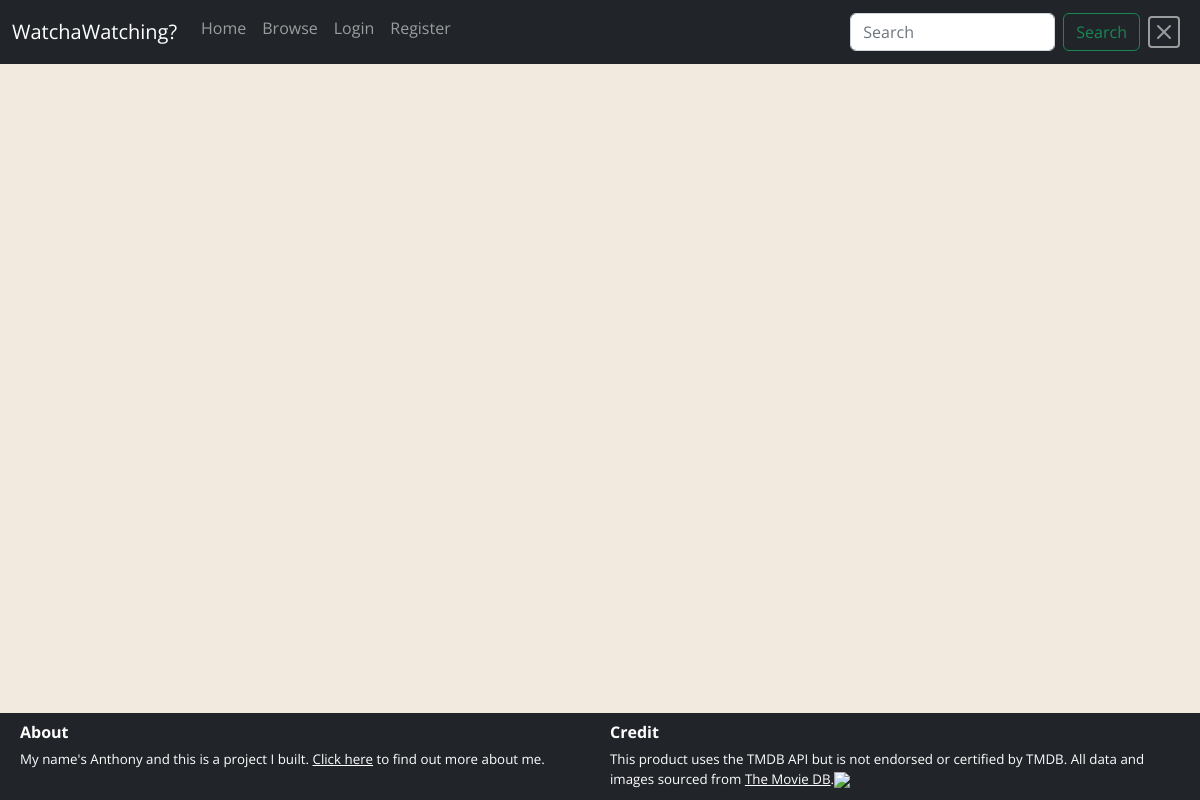
/watching/list/1/Test 1, run on an earlier commit of the app's database.
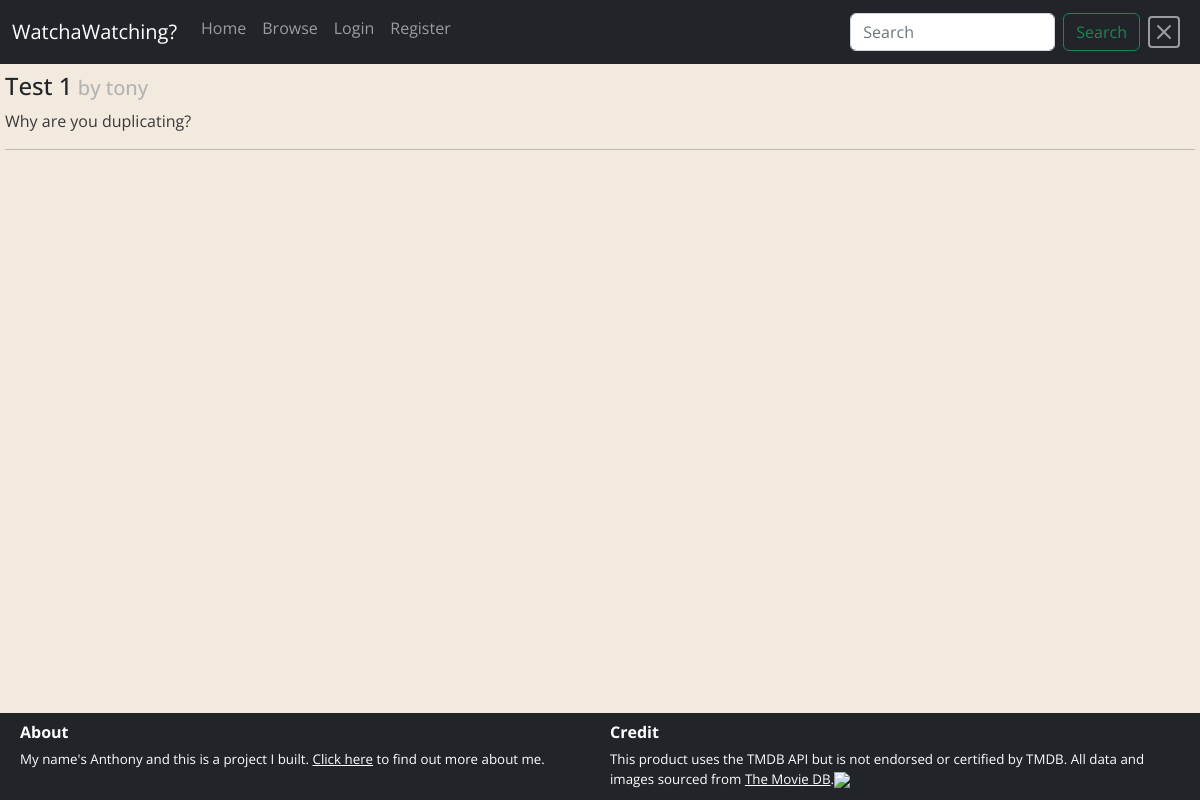
And on a later commit of the database.
### watching/models.py (models this page shows)
class List(models.Model):
    name = models.CharField(max_length=200)
    description = models.TextField(blank=True)
    owner = models.ForeignKey(User, on_delete=models.CASCADE, related_name='mylists')

class User(AbstractUser):
    pass

### watching/views.py (the view)
# urls.py: path('list/<int:userid>/<str:name>', views.viewlist, name='viewlist'),
def viewlist(request, userid, name):
    owner = User.objects.get(pk=userid)
    listcheck = listCheck(owner, name)
    requester = request.user
    if requester == owner:
        ownerviewing = True
    else:
        ownerviewing = False
    if listcheck:
        list = List.objects.filter(owner=owner).get(name=name)
        items = ListItem.objects.filter(list=list.pk)
        return render(request, 'watching/viewlist.html', {'list': list, 'items': items, 'ownerviewing': ownerviewing, 'owner': owner})
    else:
        return render(request, 'watching/viewlist.html', {'message': 'This list does not exist', 'owner': owner})

### watching/helpers.py (called while the page is built)
def listCheck(owner, list):
    check = List.objects.filter(owner=owner).filter(name=list).count()
    if check > 0:
        return True
    else:
        return False

### watching/templates/watching/viewlist.html (shortened to what this page needs)
{% extends "layout.html" %}
{% load static %}
{% block body %}
  {% if message %}
    {% if reason == 'nolist' %}
      <div>{{ message }}</div>
      <a href="{% url 'createlist' %}">Click here to create a new list</a>
    {% endif %}
  {% else %}
    <h4 class="listtitle">{{ list.name }}</h4><h5 class="listowner">&nbsp;by <a href="{% url 'profile' owner.pk %}" class="listownerlink">{{ owner.username }}</a></h5>
    <p class="listdesc">{{ list.description }}</p>
    <hr>
  {% endif %}
{% endblock %}

What changed in the data, as far as the page shows it:
added List: name "Test 1", description "Why are you duplicating?"
now on this page (row unchanged): User: username "tony"
Also different on the page:
text now shown: "by"
